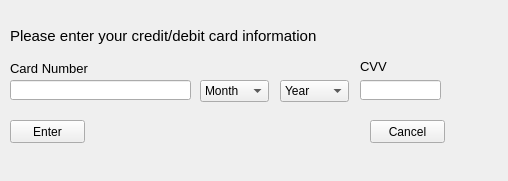
<?xml version="1.0" encoding="UTF-8"?>
<ui version="4.0">
 <class>CheckoutWindow</class>
 <widget class="QWidget" name="CheckoutWindow">
  <property name="geometry">
   <rect>
    <x>0</x>
    <y>0</y>
    <width>508</width>
    <height>181</height>
   </rect>
  </property>
  <property name="windowTitle">
   <string>Form</string>
  </property>
  <property name="styleSheet">
   <string notr="true"/>
  </property>
  <widget class="QLabel" name="infoLabel">
   <property name="geometry">
    <rect>
     <x>10</x>
     <y>20</y>
     <width>521</width>
     <height>31</height>
    </rect>
   </property>
   <property name="font">
    <font>
     <pointsize>11</pointsize>
    </font>
   </property>
   <property name="text">
    <string>Please enter your credit/debit card information</string>
   </property>
  </widget>
  <widget class="QLineEdit" name="cardNum">
   <property name="geometry">
    <rect>
     <x>10</x>
     <y>80</y>
     <width>181</width>
     <height>20</height>
    </rect>
   </property>
  </widget>
  <widget class="QLabel" name="label_2">
   <property name="geometry">
    <rect>
     <x>10</x>
     <y>60</y>
     <width>101</width>
     <height>16</height>
    </rect>
   </property>
   <property name="font">
    <font>
     <pointsize>10</pointsize>
    </font>
   </property>
   <property name="text">
    <string>Card Number</string>
   </property>
  </widget>
  <widget class="QComboBox" name="month">
   <property name="geometry">
    <rect>
     <x>200</x>
     <y>80</y>
     <width>69</width>
     <height>22</height>
    </rect>
   </property>
   <item>
    <property name="text">
     <string>Month</string>
    </property>
   </item>
   <item>
    <property name="text">
     <string>1</string>
    </property>
   </item>
   <item>
    <property name="text">
     <string>2</string>
    </property>
   </item>
   <item>
    <property name="text">
     <string>3</string>
    </property>
   </item>
   <item>
    <property name="text">
     <string>4</string>
    </property>
   </item>
   <item>
    <property name="text">
     <string>5</string>
    </property>
   </item>
   <item>
    <property name="text">
     <string>6</string>
    </property>
   </item>
   <item>
    <property name="text">
     <string>7</string>
    </property>
   </item>
   <item>
    <property name="text">
     <string>8</string>
    </property>
   </item>
   <item>
    <property name="text">
     <string>9</string>
    </property>
   </item>
   <item>
    <property name="text">
     <string>10</string>
    </property>
   </item>
   <item>
    <property name="text">
     <string>11</string>
    </property>
   </item>
   <item>
    <property name="text">
     <string>12</string>
    </property>
   </item>
  </widget>
  <widget class="QComboBox" name="year">
   <property name="geometry">
    <rect>
     <x>280</x>
     <y>80</y>
     <width>69</width>
     <height>22</height>
    </rect>
   </property>
   <item>
    <property name="text">
     <string>Year</string>
    </property>
   </item>
   <item>
    <property name="text">
     <string>2017</string>
    </property>
   </item>
   <item>
    <property name="text">
     <string>2018</string>
    </property>
   </item>
   <item>
    <property name="text">
     <string>2019</string>
    </property>
   </item>
   <item>
    <property name="text">
     <string>2020</string>
    </property>
   </item>
   <item>
    <property name="text">
     <string>2021</string>
    </property>
   </item>
   <item>
    <property name="text">
     <string>2022</string>
    </property>
   </item>
   <item>
    <property name="text">
     <string>2023</string>
    </property>
   </item>
   <item>
    <property name="text">
     <string>2024</string>
    </property>
   </item>
   <item>
    <property name="text">
     <string>2025</string>
    </property>
   </item>
  </widget>
  <widget class="QLineEdit" name="CVV">
   <property name="geometry">
    <rect>
     <x>360</x>
     <y>80</y>
     <width>81</width>
     <height>20</height>
    </rect>
   </property>
  </widget>
  <widget class="QLabel" name="label_3">
   <property name="geometry">
    <rect>
     <x>360</x>
     <y>60</y>
     <width>47</width>
     <height>13</height>
    </rect>
   </property>
   <property name="font">
    <font>
     <pointsize>10</pointsize>
    </font>
   </property>
   <property name="text">
    <string>CVV</string>
   </property>
  </widget>
  <widget class="QPushButton" name="pushButton">
   <property name="geometry">
    <rect>
     <x>10</x>
     <y>120</y>
     <width>75</width>
     <height>23</height>
    </rect>
   </property>
   <property name="cursor">
    <cursorShape>PointingHandCursor</cursorShape>
   </property>
   <property name="text">
    <string>Enter</string>
   </property>
  </widget>
  <widget class="QPushButton" name="pushButton_2">
   <property name="geometry">
    <rect>
     <x>370</x>
     <y>120</y>
     <width>75</width>
     <height>23</height>
    </rect>
   </property>
   <property name="cursor">
    <cursorShape>PointingHandCursor</cursorShape>
   </property>
   <property name="text">
    <string>Cancel</string>
   </property>
  </widget>
 </widget>
 <resources/>
 <connections/>
</ui>
